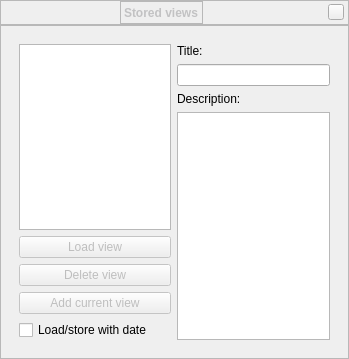
<?xml version="1.0" encoding="UTF-8"?>
<ui version="4.0">
 <class>storedViewDialogForm</class>
 <widget class="QWidget" name="storedViewDialogForm">
  <property name="geometry">
   <rect>
    <x>0</x>
    <y>0</y>
    <width>349</width>
    <height>359</height>
   </rect>
  </property>
  <property name="font">
   <font/>
  </property>
  <property name="autoFillBackground">
   <bool>false</bool>
  </property>
  <property name="styleSheet">
   <string notr="true"/>
  </property>
  <layout class="QVBoxLayout">
   <property name="spacing">
    <number>0</number>
   </property>
   <property name="leftMargin">
    <number>0</number>
   </property>
   <property name="topMargin">
    <number>0</number>
   </property>
   <property name="rightMargin">
    <number>0</number>
   </property>
   <property name="bottomMargin">
    <number>0</number>
   </property>
   <item>
    <widget class="BarFrame" name="TitleBar">
     <property name="minimumSize">
      <size>
       <width>16</width>
       <height>25</height>
      </size>
     </property>
     <property name="maximumSize">
      <size>
       <width>16777215</width>
       <height>25</height>
      </size>
     </property>
     <property name="font">
      <font/>
     </property>
     <property name="frameShape">
      <enum>QFrame::StyledPanel</enum>
     </property>
     <layout class="QHBoxLayout">
      <property name="leftMargin">
       <number>0</number>
      </property>
      <property name="topMargin">
       <number>0</number>
      </property>
      <property name="rightMargin">
       <number>4</number>
      </property>
      <property name="bottomMargin">
       <number>0</number>
      </property>
      <item>
       <spacer name="horizontalSpacer_2">
        <property name="orientation">
         <enum>Qt::Horizontal</enum>
        </property>
        <property name="sizeHint" stdset="0">
         <size>
          <width>40</width>
          <height>20</height>
         </size>
        </property>
       </spacer>
      </item>
      <item>
       <widget class="QLabel" name="stelWindowTitle">
        <property name="palette">
         <palette>
          <active>
           <colorrole role="WindowText">
            <brush brushstyle="SolidPattern">
             <color alpha="255">
              <red>194</red>
              <green>194</green>
              <blue>195</blue>
             </color>
            </brush>
           </colorrole>
           <colorrole role="Text">
            <brush brushstyle="SolidPattern">
             <color alpha="255">
              <red>194</red>
              <green>194</green>
              <blue>195</blue>
             </color>
            </brush>
           </colorrole>
          </active>
          <inactive>
           <colorrole role="WindowText">
            <brush brushstyle="SolidPattern">
             <color alpha="255">
              <red>194</red>
              <green>194</green>
              <blue>195</blue>
             </color>
            </brush>
           </colorrole>
           <colorrole role="Text">
            <brush brushstyle="SolidPattern">
             <color alpha="255">
              <red>194</red>
              <green>194</green>
              <blue>195</blue>
             </color>
            </brush>
           </colorrole>
          </inactive>
          <disabled>
           <colorrole role="WindowText">
            <brush brushstyle="SolidPattern">
             <color alpha="255">
              <red>194</red>
              <green>194</green>
              <blue>195</blue>
             </color>
            </brush>
           </colorrole>
           <colorrole role="Text">
            <brush brushstyle="SolidPattern">
             <color alpha="255">
              <red>194</red>
              <green>194</green>
              <blue>195</blue>
             </color>
            </brush>
           </colorrole>
          </disabled>
         </palette>
        </property>
        <property name="font">
         <font>
          <weight>75</weight>
          <italic>false</italic>
          <bold>true</bold>
         </font>
        </property>
        <property name="styleSheet">
         <string notr="true"/>
        </property>
        <property name="frameShape">
         <enum>QFrame::StyledPanel</enum>
        </property>
        <property name="lineWidth">
         <number>0</number>
        </property>
        <property name="text">
         <string>Stored views</string>
        </property>
        <property name="indent">
         <number>-1</number>
        </property>
       </widget>
      </item>
      <item>
       <spacer name="horizontalSpacer_3">
        <property name="orientation">
         <enum>Qt::Horizontal</enum>
        </property>
        <property name="sizeHint" stdset="0">
         <size>
          <width>40</width>
          <height>20</height>
         </size>
        </property>
       </spacer>
      </item>
      <item>
       <widget class="QPushButton" name="closeStelWindow">
        <property name="sizePolicy">
         <sizepolicy hsizetype="Fixed" vsizetype="Fixed">
          <horstretch>0</horstretch>
          <verstretch>0</verstretch>
         </sizepolicy>
        </property>
        <property name="minimumSize">
         <size>
          <width>16</width>
          <height>16</height>
         </size>
        </property>
        <property name="maximumSize">
         <size>
          <width>16</width>
          <height>16</height>
         </size>
        </property>
        <property name="focusPolicy">
         <enum>Qt::NoFocus</enum>
        </property>
        <property name="contextMenuPolicy">
         <enum>Qt::DefaultContextMenu</enum>
        </property>
        <property name="text">
         <string/>
        </property>
       </widget>
      </item>
     </layout>
    </widget>
   </item>
   <item>
    <widget class="QFrame" name="viewContent">
     <property name="frameShape">
      <enum>QFrame::StyledPanel</enum>
     </property>
     <layout class="QGridLayout" name="gridLayout">
      <item row="0" column="0">
       <widget class="QWidget" name="widget" native="true">
        <layout class="QGridLayout" name="gridLayout_3">
         <item row="0" column="0">
          <layout class="QVBoxLayout" name="verticalLayout">
           <item>
            <widget class="QListView" name="listView"/>
           </item>
           <item>
            <widget class="QPushButton" name="pushButtonLoadView">
             <property name="enabled">
              <bool>false</bool>
             </property>
             <property name="text">
              <string>Load view</string>
             </property>
            </widget>
           </item>
           <item>
            <widget class="QPushButton" name="pushButtonDeleteView">
             <property name="enabled">
              <bool>false</bool>
             </property>
             <property name="text">
              <string>Delete view</string>
             </property>
            </widget>
           </item>
           <item>
            <widget class="QPushButton" name="pushButtonAddView">
             <property name="enabled">
              <bool>false</bool>
             </property>
             <property name="text">
              <string>Add current view</string>
             </property>
            </widget>
           </item>
           <item>
            <widget class="QCheckBox" name="useDateCheckBox">
             <property name="text">
              <string>Load/store with date</string>
             </property>
            </widget>
           </item>
          </layout>
         </item>
         <item row="0" column="1">
          <layout class="QGridLayout" name="gridLayout_2">
           <item row="2" column="0">
            <widget class="QLineEdit" name="lineEditTitle">
             <property name="readOnly">
              <bool>true</bool>
             </property>
            </widget>
           </item>
           <item row="1" column="0">
            <widget class="QLabel" name="label">
             <property name="text">
              <string>Title:</string>
             </property>
            </widget>
           </item>
           <item row="3" column="0">
            <widget class="QLabel" name="label_2">
             <property name="text">
              <string>Description:</string>
             </property>
            </widget>
           </item>
           <item row="4" column="0">
            <widget class="CustomTextEdit" name="textEditDescription"/>
           </item>
          </layout>
         </item>
        </layout>
       </widget>
      </item>
     </layout>
    </widget>
   </item>
  </layout>
 </widget>
 <customwidgets>
  <customwidget>
   <class>BarFrame</class>
   <extends>QFrame</extends>
   <header>Dialog.hpp</header>
   <container>1</container>
  </customwidget>
  <customwidget>
   <class>CustomTextEdit</class>
   <extends>QTextEdit</extends>
   <header>StoredViewDialog_p.hpp</header>
  </customwidget>
 </customwidgets>
 <resources/>
 <connections/>
</ui>
